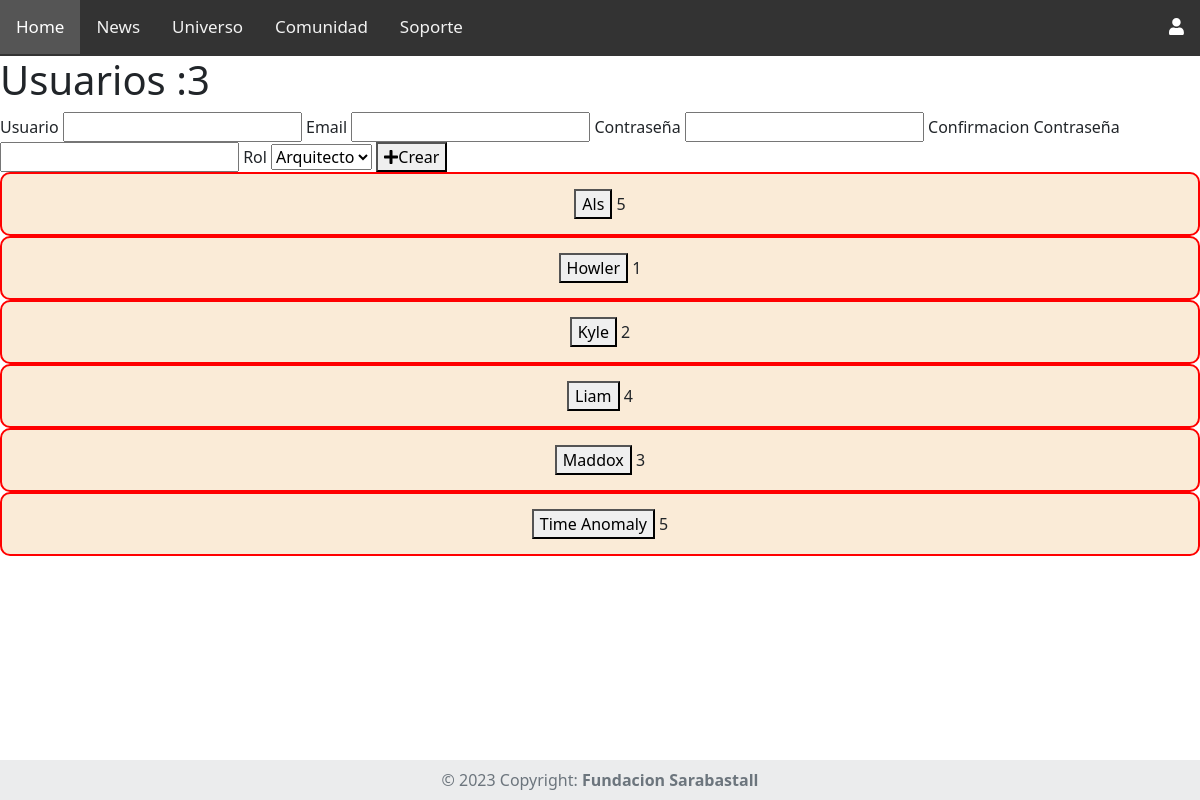
Page /website/arquitecto/vista_usuario (signed in) on the committed database.
### tables this page shows
create table usuario(
nickname varchar(30) primary key,
img_perfil varchar(300) not null,
email varchar(100) not null,
clave varchar(256) not null,
ryoz int not null default 0, 
id_rol int not null,
id_preferencias int default null,
ultima_sesion date default null,
inhabilitado boolean default 0,

CONSTRAINT FK3 FOREIGN KEY (id_preferencias) references preferencias (id_preferencias) on delete restrict on update cascade,
CONSTRAINT FK4 FOREIGN KEY (id_rol) references tipo_user (id_rol) on delete restrict on update cascade
);

### website/App/controladores/Arquitecto.php (called while the page is built, shortened)
<?php
class Arquitecto extends Controlador{
    public function __construct(){
        $this->datos["menuActivo"] = "home";
        $this->usuarioModelo = $this->modelo('UsuarioModelo');
        $this->datos["rolesPermitidos"] = [1, 2, 3];
    }
    public function vista_usuario(){
        $this->datos["tipos_usuario"] = $this->usuarioModelo->get_tipos();
        $this->datos["total_usuarios"] = $this->usuarioModelo->get_usuarios();
        $this->vista("creador/usuario/usuarios",$this->datos);
    }
}

### website/App/librerias/Core.php (called while the page is built, shortened)
<?php
    class Core{
        protected $metodoActual = 'index';
        public function __construct(){
            $url = $this->getUrl();
            if (isset($url[0])){
                if (file_exists('../App/controladores/'.ucwords($url[0]).'.php')){
                    unset($url[0]);
                }
            }
            $this->controladorActual = new $this->controladorActual;
            if(isset($url[1])){
                if(method_exists($this->controladorActual,$url[1])){
                    $this->metodoActual= $url[1];
                    unset($url[1]);
                }
            }
            $this->parametros = $url ? array_values($url) : [];
            call_user_func_array([$this->controladorActual,$this->metodoActual],$this->parametros);
        }
        public function getUrl(){
            if (isset($_GET['url'])){
                $url = rtrim($_GET['url'], '/');
                $url = filter_var($url, FILTER_SANITIZE_URL);
                $url = explode('/', $url);
                return $url;
            }
        }
    }
?>

### website/public/index.php (called while the page is built, shortened)
<?php
  $iniciar = new Core;
?>

### website/App/librerias/Base.php (called while the page is built, shortened)
<?php
    class Base{
        private $host = DB_HOST;
        private $usuario = DB_USUARIO;
        private $password = DB_PASSWORD;
        private $nombre_base = DB_NOMBRE;
        private $charset = 'utf8mb4';
        private $dbh;
        private $stmt;
        public function __construct(){
            $dsn = "mysql:host=$this->host;dbname=$this->nombre_base;charset=$this->charset";
            $opciones = array(
                PDO::ATTR_PERSISTENT => true,
                PDO::ATTR_ERRMODE => PDO::ERRMODE_EXCEPTION
            );
            try{
                $this->dbh = new PDO($dsn, $this->usuario, $this->password, $opciones);
            }
            catch (PDOException $e){
                $this->error = $e->getMessage();
                echo $this->error;
            }
        }
        public function query($sql){
            $this->stmt = $this->dbh->prepare($sql);
        }
        public function execute(){
            return $this->stmt->execute();
        }
        public function registros(){
            $this->execute();
            return $this->stmt->fetchAll(PDO::FETCH_OBJ);
        }
    }
?>

### website/App/modelos/UsuarioModelo.php (called while the page is built, shortened)
<?php
    class UsuarioModelo{
        private $db;
        public function __construct(){
            $this->db = new Base;
        }
        public function get_usuarios(){
            $this->db->query("SELECT nickname, email, clave, id_rol FROM usuario");
            return $this->db->registros();
        }
        public function get_tipos(){
            $this->db->query("SELECT id_rol as id, nombre FROM tipo_user");
            return $this->db->registros();
        }
    }
?>

### website/App/vistas/creador/usuario/usuarios.php (the view)
<?php require_once RUTA_APP.'/vistas/inc/header.php' ?>
<h1>Usuarios :3</h1>
<form class="box_work" method="POST" action="<?php echo RUTA_URL?>/arquitecto/add_usuario">
    <label name="nick" for="">Usuario</label>
    <input name="nick" type="text">
    <label name="email" for="">Email</label>
    <input name="email" type="text">
    <label name="clave" for="">Contraseña</label>
    <input name="clave" type="text">
    <label name="confirmacion" for="">Confirmacion Contraseña</label>
    <input name="confirmacion" type="text">
    <label for="">Rol</label>
    <select name="rol" id="">
        <?php foreach($datos['tipos_usuario'] as $tipo): ?>
        <option value="<?php echo $tipo->id?>"><?php echo $tipo->nombre?></option>
        <?php endforeach ?>
    </select>
    <button type="submit"><i class="fa fa-plus"></i>Crear</button>
</form>
<?php foreach($datos["total_usuarios"] as $usuario):?>
<div class="work_card">
    <button id="<?php echo $usuario->nickname?>"><?php echo $usuario->nickname?></button>
    <span><?php echo $usuario->id_rol?></span>
</div>
<?php endforeach?>
<?php require_once RUTA_APP.'/vistas/inc/footer.php'?>

### website/App/librerias/Controlador.php (shortened to what this page needs)
<?php
    class Controlador{
        public function modelo($modelo){
            return new $modelo;
        }
        public function vista($vista, $datos = []){
            if (file_exists('../App/vistas/'.$vista.'.php')){
                require_once '../App/vistas/'.$vista.'.php';
            }
            else{
                die('La vista no existe');
            }
        }
    }
?>

### website/App/vistas/inc/header.php (shortened to what this page needs)
<!DOCTYPE html>
<html lang="es">
<head>
    <link href="https://cdn.jsdelivr.net/npm/bootstrap@5.0.2/dist/css/bootstrap.min.css" rel="stylesheet">
    <link rel="stylesheet" href="<?php echo RUTA_URL?>/public/css/style.css">
</head>
<body>
<div class="topnav" id="myTopnav">
  <a href="<?php echo RUTA_URL?>/site" class="active">Home</a>
  <a href="<?php echo RUTA_URL?>/site/noticias">News</a>
  <a href="<?php echo RUTA_URL?>/site/universo">Universo</a>
  <a href="<?php echo RUTA_URL?>/site/comunidad">Comunidad</a>
  <a href="#about">Soporte</a>
  <div class="dropdown">
    <button class="dropbtn"><a href="<?php echo RUTA_URL?>/site/profile"></a>
      <i class="fa fa-user"></i>
    </button>
  </div>
</div>

### website/App/vistas/inc/footer.php (shortened to what this page needs)
<footer class="text-center text-lg-start bg-light text-muted fixed-bottom">
    <div class="text-center p-2" style="background-color: rgba(0, 0, 0, 0.05);">
        &#169; 2023 Copyright:
        <a class="text-reset fw-bold" href="https://fundacionsarabastall.org/">
            Fundacion Sarabastall
        </a>
    </div>
</footer>
</body>
</html>

### website/public/css/style.css (style rules this page uses)
.topnav { background-color: #333; overflow: hidden; }
.topnav a { float: left; display: block; color: #f2f2f2; text-align: center; padding: 14px 16px; text-decoration: none; font-size: 17px; }
.active { background-color: #04AA6D; color: white; }
.dropdown { float: left; overflow: hidden; }
.dropdown .dropbtn { font-size: 17px; border: none; outline: none; color: white; padding: 14px 16px; background-color: inherit; font-family: inherit; margin: 0; }
a { text-decoration:none; }
.dropdown { float: right; display: block; }
.work_card { background-color: antiquewhite; border: solid 2px red; border-radius: 10px; padding: 15px; align-content: center; align-items: center; text-align: center; }

### rows in the picture
usuario: nickname "Als", id_rol "5"
usuario: nickname "Howler", id_rol "1"
usuario: nickname "Kyle", id_rol "2"
usuario: nickname "Liam", id_rol "4"
usuario: nickname "Maddox", id_rol "3"
usuario: nickname "Time Anomaly", id_rol "5"

### other values in the picture
form field rol "Arquitecto"
